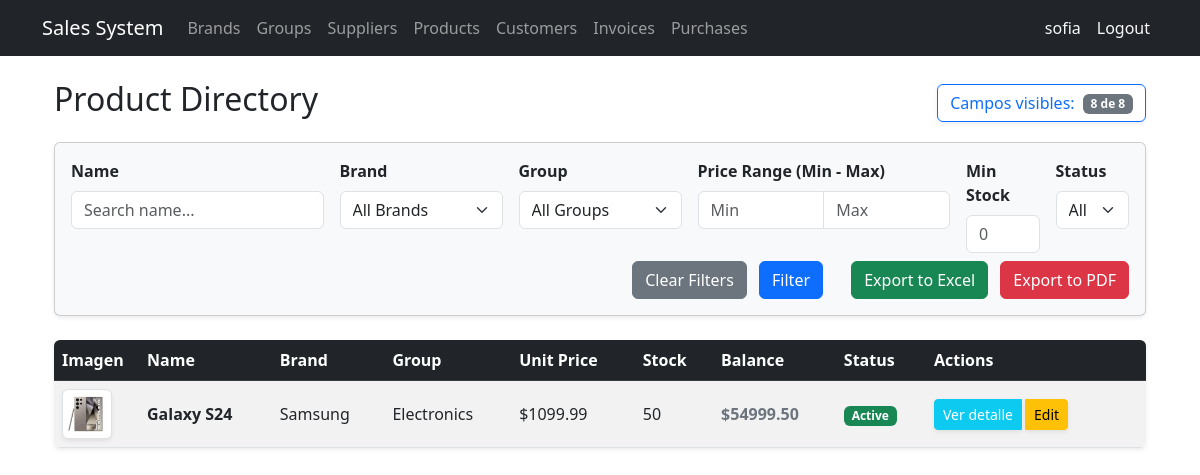
Screenshot of /products/ (signed in) with the database file from the repository.
### billing/models.py (models this page shows, shortened)
class Product(models.Model):
    name = models.CharField(max_length=200, verbose_name='Product Name')
    description = models.TextField(blank=True, null=True)
    brand = models.ForeignKey(Brand, on_delete=models.PROTECT, related_name='products')
    group = models.ForeignKey(ProductGroup, on_delete=models.PROTECT, related_name='products')
    suppliers = models.ManyToManyField(Supplier, related_name='products', blank=True)
    unit_price = models.DecimalField(max_digits=12, decimal_places=2)
    stock = models.IntegerField(default=0)
    image = models.ImageField(upload_to='products/', blank=True, null=True, verbose_name='Product Image')
    is_active = models.BooleanField(default=True)
    created_at = models.DateTimeField(auto_now_add=True)
    updated_at = models.DateTimeField(auto_now=True)
    class Meta:
        verbose_name = 'Product'
        verbose_name_plural = 'Products'
        ordering = ['name']
    @property
    def balance(self):
        return self.unit_price * self.stock

class Brand(models.Model):
    name = models.CharField(max_length=100, unique=True, verbose_name='Brand Name')
    description = models.TextField(blank=True, null=True)
    is_active = models.BooleanField(default=True)
    created_at = models.DateTimeField(auto_now_add=True)
    updated_at = models.DateTimeField(auto_now=True)
    class Meta:
        verbose_name = 'Brand'
        verbose_name_plural = 'Brands'
        ordering = ['name']

class ProductGroup(models.Model):
    name = models.CharField(max_length=100, unique=True, verbose_name='Group Name')
    is_active = models.BooleanField(default=True)
    created_at = models.DateTimeField(auto_now_add=True)
    updated_at = models.DateTimeField(auto_now=True)
    class Meta:
        verbose_name = 'Product Group'
        verbose_name_plural = 'Product Groups'
        ordering = ['name']

### billing/views.py (the view)
# urls.py: path('products/', views.ProductListView.as_view(), name='product_list'),
class ProductListView(LoginRequiredMixin, ExportFieldsMixin, ListView):
    model = Product
    template_name = 'billing/product_list.html'
    context_object_name = 'items'
    paginate_by = 10
    export_filename = 'listado_productos'
    MASTER_COLUMNS = {
        'imagen': ('image', 'Imagen'),
        'name': ('name', 'Nombre del Producto'),
        'brand': ('brand__name', 'Marca'),
        'group': ('group__name', 'Grupo'),
        'price': ('unit_price', 'Precio Unitario'),
        'stock': ('stock', 'Existencias'),
        'balance': ('balance', 'Balance Total'),
        'status': ('is_active', 'Estado'),
    }
    def dispatch(self, request, *args, **kwargs):
        visible_cols_html = request.GET.getlist('visible_columns')
        if visible_cols_html:
            dynamic_fields = []
            dynamic_headers = []
            for key, (field, header) in self.MASTER_COLUMNS.items():
                if key in visible_cols_html:
                    dynamic_fields.append(field)
                    dynamic_headers.append(header)
            if dynamic_fields:
                self.export_fields = dynamic_fields
                self.export_headers = dynamic_headers
        else:
            self.export_fields = [v[0] for v in self.MASTER_COLUMNS.values()]
            self.export_headers = [v[1] for v in self.MASTER_COLUMNS.values()]
        return super().dispatch(request, *args, **kwargs)
    def get_queryset(self):
        queryset = Product.objects.select_related('brand', 'group').all().order_by('name')
        name_query = self.request.GET.get('search_name')
        if name_query: queryset = queryset.filter(name__icontains=name_query)
        brand_query = self.request.GET.get('search_brand')
        if brand_query and brand_query.isdigit(): queryset = queryset.filter(brand_id=brand_query)
        group_query = self.request.GET.get('search_group')
        if group_query and group_query.isdigit(): queryset = queryset.filter(group_id=group_query)
        price_min = self.request.GET.get('search_price_min')
        price_max = self.request.GET.get('search_price_max')
        if price_min: queryset = queryset.filter(unit_price__gte=price_min)
        if price_max: queryset = queryset.filter(unit_price__lte=price_max)
        stock_min = self.request.GET.get('search_stock_min')
        if stock_min and stock_min.isdigit(): queryset = queryset.filter(stock__gte=stock_min)
        active_query = self.request.GET.get('search_active')
        if active_query in ['true', 'false']: queryset = queryset.filter(is_active=(active_query == 'true'))
        return queryset
    def get_context_data(self, **kwargs):
        context = super().get_context_data(**kwargs)
        context['brands'] = Brand.objects.all()
        context['groups'] = ProductGroup.objects.all()
        context['filters'] = self.request.GET
        return context

### shared/mixins.py (called while the page is built, shortened)
    def get(self, request, *args, **kwargs):
        export_type = request.GET.get('export')
        if export_type not in ['excel', 'pdf']:
            return super().get(request, *args, **kwargs)

### billing/templates/billing/product_list.html (shortened to what this page needs)
{% extends 'billing/base.html' %}
{% block content %}
<div class="container mt-4">
    <div class="d-flex justify-content-between align-items-center mb-3">
        <h2>Product Directory</h2>
        <button type="button" class="btn btn-outline-primary shadow-sm" data-bs-toggle="modal" data-bs-target="#columnModal">
             Campos visibles: <span id="columnCounter" class="badge bg-secondary ms-1">0 de 8</span>
        </button>
    </div>
    <div class="card mb-4 bg-light shadow-sm">
        <div class="card-body">
            <form id="mainFilterForm" method="GET" action="" class="row g-3">
                <div class="col-md-3">
                    <label class="form-label fw-bold">Name</label>
                    <input type="text" name="search_name" class="form-control" value="{{ filters.search_name|default:'' }}" placeholder="Search name...">
                </div>
                <div class="col-md-2">
                    <label class="form-label fw-bold">Brand</label>
                    <select name="search_brand" class="form-select">
                        <option value="">All Brands</option>
                    </select>
                </div>
                <div class="col-md-2">
                    <label class="form-label fw-bold">Group</label>
                    <select name="search_group" class="form-select">
                        <option value="">All Groups</option>
                    </select>
                </div>
                <div class="col-md-3">
                    <label class="form-label fw-bold">Price Range (Min - Max)</label>
                    <div class="input-group">
                        <input type="number" step="0.01" name="search_price_min" class="form-control" placeholder="Min" value="{{ filters.search_price_min|default:'' }}">
                        <input type="number" step="0.01" name="search_price_max" class="form-control" placeholder="Max" value="{{ filters.search_price_max|default:'' }}">
                    </div>
                </div>
                <div class="col-md-1">
                    <label class="form-label fw-bold">Min Stock</label>
                    <input type="number" name="search_stock_min" class="form-control" placeholder="0" value="{{ filters.search_stock_min|default:'' }}">
                </div>
                <div class="col-md-1">
                    <label class="form-label fw-bold">Status</label>
                    <select name="search_active" class="form-select">
                        <option value="">All</option>
                    </select>
                </div>
                <div class="col-12 text-end mt-2">
                    <a href="{% url 'billing:product_list' %}" class="btn btn-secondary me-2" id="btnClearFilters">Clear Filters</a>
                    <button type="submit" class="btn btn-primary me-4">Filter</button>
                    <button type="submit" name="export" value="excel" class="btn btn-success me-2 export-btn"> Export to Excel</button>
                    <button type="submit" name="export" value="pdf" class="btn btn-danger export-btn"> Export to PDF</button>
                </div>
            </form>
        </div>
    </div>
    <div class="table-responsive shadow-sm rounded">
        <table class="table table-striped table-hover align-middle dynamic-table mb-0">
            <thead class="table-dark">
                <tr>
                    <th data-column="imagen" style="width: 85px; transition: all 0.3s ease;">Imagen</th>
                    <th data-column="name" style="transition: all 0.3s ease;">Name</th>
                    <th data-column="brand" style="transition: all 0.3s ease;">Brand</th>
                    <th data-column="group" style="transition: all 0.3s ease;">Group</th>
                    <th data-column="price" style="transition: all 0.3s ease;">Unit Price</th>
                    <th data-column="stock" style="transition: all 0.3s ease;">Stock</th>
                    <th data-column="balance" style="transition: all 0.3s ease;">Balance</th>
                    <th data-column="status" style="transition: all 0.3s ease;">Status</th>
                    <th style="width: 220px;">Actions</th>
                </tr>
            </thead>
            <tbody>
                {% for product in items %}
                <tr>
                    <td data-column="imagen" style="transition: all 0.3s ease;">
                        {% if product.image %}
                            <img src="{{ product.image.url }}" class="img-thumbnail rounded shadow-sm" style="width: 50px; height: 50px; object-fit: cover;">
                        {% endif %}
                    </td>
                    <td data-column="name" style="transition: all 0.3s ease;"><strong>{{ product.name }}</strong></td>
                    <td data-column="brand" style="transition: all 0.3s ease;">{{ product.brand.name }}</td>
                    <td data-column="group" style="transition: all 0.3s ease;">{{ product.group.name }}</td>
                    <td data-column="price" style="transition: all 0.3s ease;">${{ product.unit_price }}</td>
                    <td data-column="stock" style="transition: all 0.3s ease;">{{ product.stock }}</td>
                    <td data-column="balance" class="fw-bold text-secondary" style="transition: all 0.3s ease;">${{ product.balance }}</td>
                    <td data-column="status" style="transition: all 0.3s ease;">
                        <span class="badge {% if product.is_active %}bg-success{% else %}bg-danger{% endif %}">
                            {% if product.is_active %}Active{% else %}Inactive{% endif %}
                        </span>
                    </td>
                    <td>
                        <div class="btn-group gap-1">
                            <a href="{% url 'billing:product_detail' product.pk %}" class="btn btn-sm btn-info text-white shadow-sm">Ver detalle</a>
                            <a href="{% url 'billing:product_update' product.pk %}" class="btn btn-sm btn-warning shadow-sm">Edit</a>
                        </div>
                    </td>
                </tr>
                {% empty %}
                <tr><td colspan="9" class="text-center text-muted py-4">No products found.</td></tr>
                {% endfor %}
            </tbody>
        </table>
    </div>
</div>
{% endblock %}

### billing/templates/billing/base.html (shortened to what this page needs)
<!DOCTYPE html>
<html lang="es">
<head>
  <link href="https://cdn.jsdelivr.net/npm/bootstrap@5.3.0/dist/css/bootstrap.min.css" rel="stylesheet">
</head>
<body>
<nav class="navbar navbar-expand-lg navbar-dark bg-dark">
  <div class="container">
    <a class="navbar-brand" href="{% url 'billing:home' %}">Sales System</a>
    <div class="collapse navbar-collapse" id="nav">
      <ul class="navbar-nav me-auto">
        {% if user.is_authenticated %}
        <li class="nav-item"><a class="nav-link" href="{% url 'billing:brand_list' %}">Brands</a></li>
        <li class="nav-item"><a class="nav-link" href="{% url 'billing:productgroup_list' %}">Groups</a></li>
        <li class="nav-item"><a class="nav-link" href="{% url 'billing:supplier_list' %}">Suppliers</a></li>
        <li class="nav-item"><a class="nav-link" href="{% url 'billing:product_list' %}">Products</a></li>
        <li class="nav-item"><a class="nav-link" href="{% url 'billing:customer_list' %}">Customers</a></li>
        <li class="nav-item"><a class="nav-link" href="{% url 'billing:invoice_list' %}">Invoices</a></li>
        <li class="nav-item"><a class="nav-link" href="{% url 'purchasing:purchase_list' %}">Purchases</a></li>
        {% endif %}
      </ul>
      <ul class="navbar-nav">
        {% if user.is_authenticated %}
        <li class="nav-item">
          <span class="nav-link text-light">{{ user.username }}</span>
        </li>
        <li class="nav-item">
          <form method="post" action="{% url 'logout' %}" class="d-inline">
            <button type="submit" class="nav-link btn btn-link text-light"
                    style="text-decoration:none;">Logout</button>
          </form>
        </li>
        {% endif %}
      </ul>
    </div>
  </div>
</nav>
<div class="container mt-4">
  {% block content %}{% endblock %}
</div>
</body>
</html>

### rows the page displays
Product: image (picture), name "Galaxy S24", brand.name "Samsung", group.name "Electronics", unit_price "1099.99", stock "50", balance "54999.50", is_active "Active"

### other values shown
{{ user.username }} "sofia"
